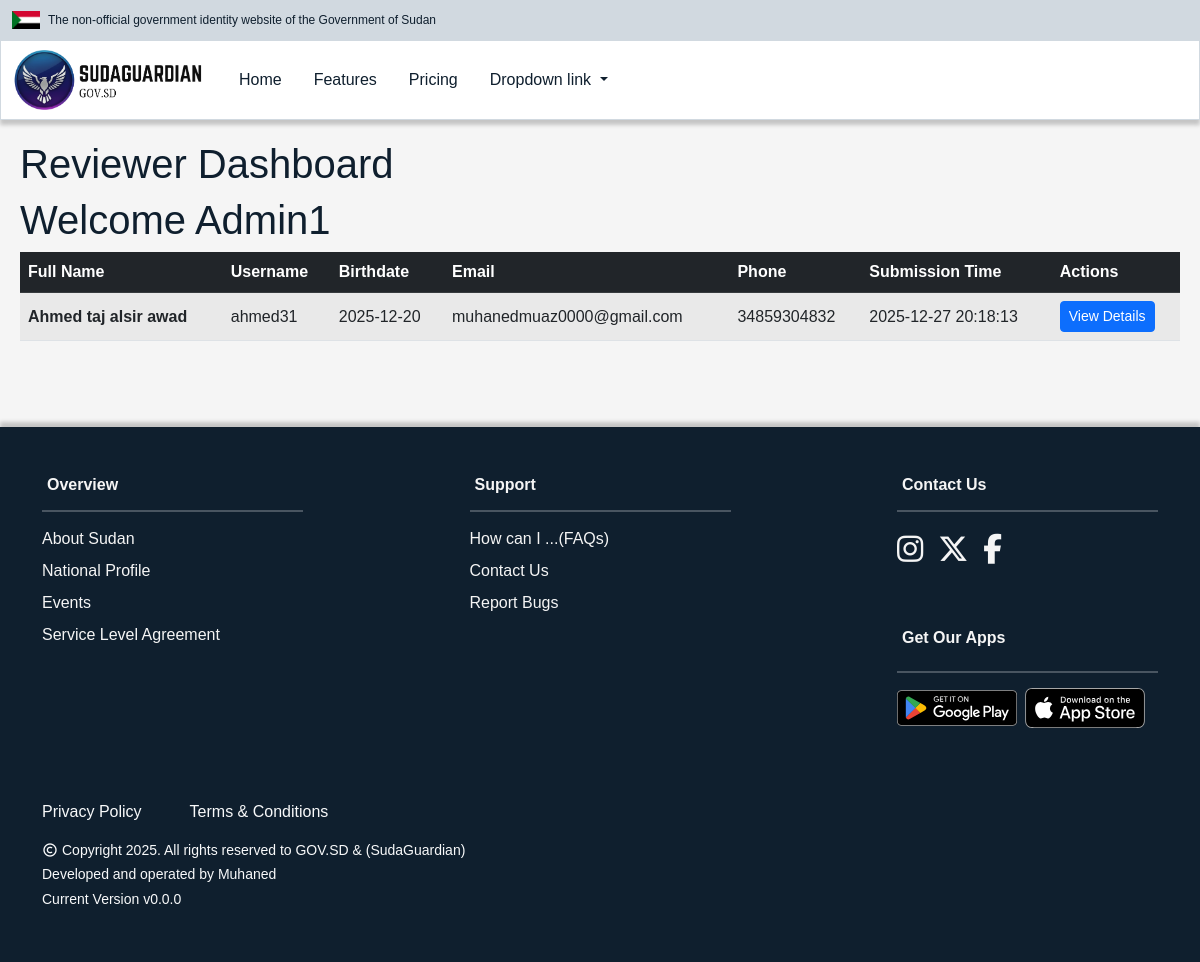
/reviewer_dashboard (signed in), run on an earlier commit of the app's database.
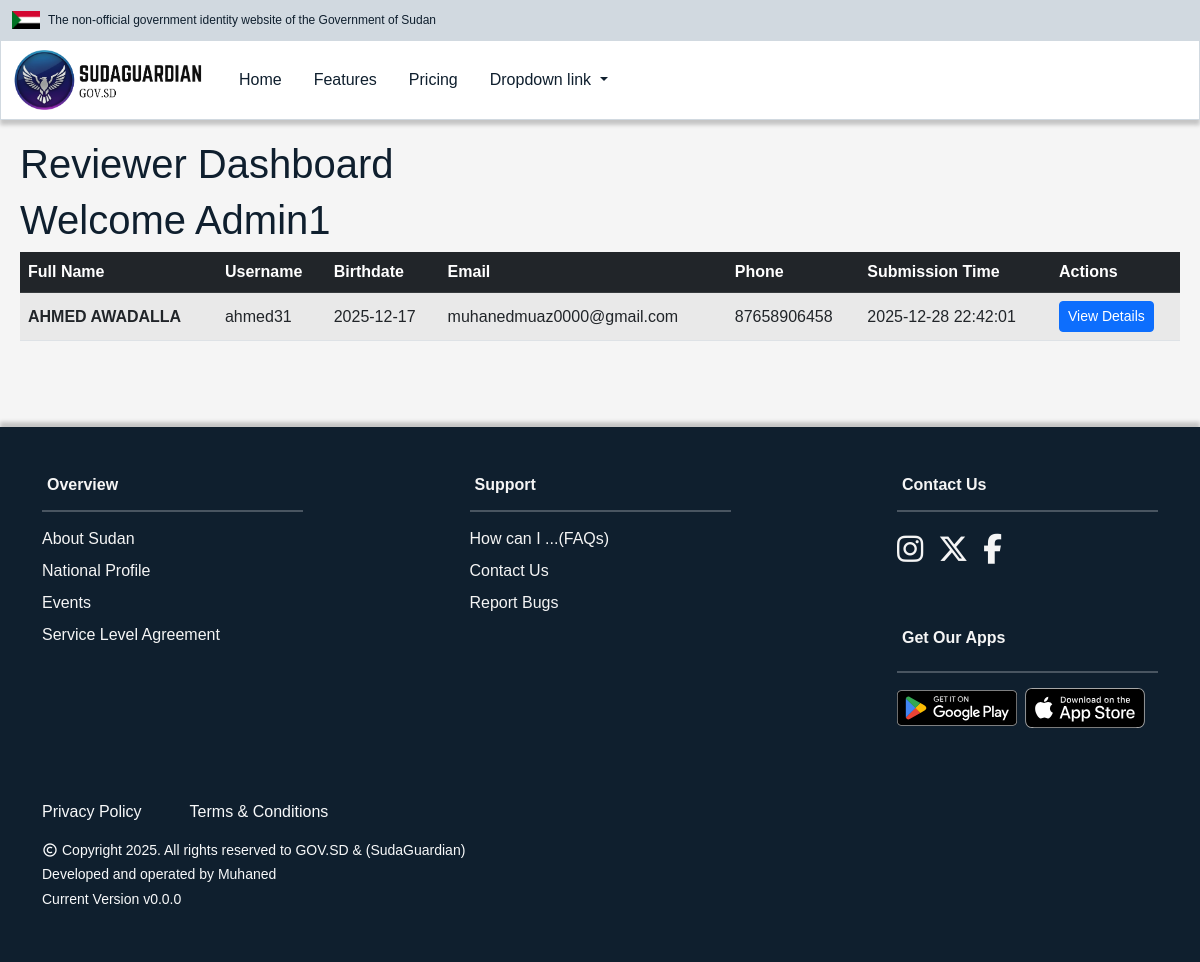
And on a later commit of the database.
### tables this page shows
CREATE TABLE users (
    id INTEGER PRIMARY KEY AUTOINCREMENT,
    username TEXT NOT NULL UNIQUE,
    password_hash TEXT NOT NULL,
    national_id_hash TEXT NOT NULL,
    full_name TEXT NOT NULL,
    birthdate TEXT,
    contact_email TEXT NOT NULL UNIQUE,
    contact_phone TEXT NOT NULL UNIQUE,
    verification_status TEXT NOT NULL DEFAULT 'verified',
    verified_at DATETIME NOT NULL,
    national_id_fast TEXT NOT NULL UNIQUE,
    role TEXT CHECK (role IN ('admin', 'user', 'reviewer')) NOT NULL
    );

CREATE TABLE pending_verifications (
    id INTEGER PRIMARY KEY AUTOINCREMENT,
    full_name TEXT NOT NULL,
    national_id_hash TEXT NOT NULL,
    birthdate TEXT NOT NULL,
    contact_email TEXT NOT NULL UNIQUE,
    contact_phone TEXT NOT NULL UNIQUE,
    file_path TEXT NOT NULL UNIQUE,
    submitted_at DATETIME NOT NULL,
    status TEXT DEFAULT 'pending',
    username TEXT NOT NULL UNIQUE,
    national_id_fast TEXT NOT NULL UNIQUE
, email_verified INTEGER NOT NULL DEFAULT 0);

### app.py (the view)
@app.route("/reviewer_dashboard")
@login_required
@roles_required("admin", "reviewer")
def reviewer_dashboard():
    pending_users = PendingUser.get_verified_pending_users()
    return render_template("reviewer_dashboard.html", user=current_user, pending_users=pending_users)

### app.py (called while the page is built)
@login_manager.user_loader
def load_user(user_id):
    return User.get_by_id(int(user_id))

### helpers.py (called while the page is built)
def roles_required(*roles):
    def decorator(f):
        @wraps(f)
        def decorated_function(*args, **kwargs):
            if not current_user.is_authenticated:
                abort(401) # login required
            if current_user.role not in roles:
                abort(403) # Forbidden
            return f(*args, **kwargs)
        return decorated_function
    return decorator

### models.py (called while the page is built)
    @staticmethod
    def get_by_id(user_id):
        result = db.execute("SELECT * FROM users WHERE id = ?", user_id)
        if result:
            row = result[0]
            return User(
                id=row["id"],
                username=row["username"],
                password=row["password_hash"],
                national_id=row["national_id_hash"],
                full_name=row["full_name"],
                birthdate=row["birthdate"],
                email=row["contact_email"],
                phone=row["contact_phone"],
                verification_status=row["verification_status"],
                verified_at=row["verified_at"],
                national_id_fast=row["national_id_fast"],
                role=row["role"]
            )
        return None

    def get_verified_pending_users():
        result = db.execute("""
                            SELECT id, full_name, birthdate, contact_email, contact_phone, file_path, submitted_at, status, username
                            FROM pending_verifications
                            WHERE email_verified = 1
                            ORDER BY submitted_at ASC
                            """)
        if result:
            return result

### templates/reviewer_dashboard.html (shortened to what this page needs)
{% extends "layout.html" %}
{% block content %}
<h1>Reviewer Dashboard</h1>
<h1>Welcome {{ user.full_name }}</h1>
<div class="table-responsive">
    <table class="table table-striped table-hover align-middle">
        <thead class="table-dark">
            <tr>
                <th scope="col">Full Name</th>
                <th scope="col">Username</th>
                <th scope="col">Birthdate</th>
                <th scope="col">Email</th>
                <th scope="col">Phone</th>
                <th scope="col">Submission Time</th>
                <th scope="col">Actions</th>
            </tr>
        </thead>
        <tbody>
            {% for pending_user in pending_users %}
            <tr>
                <th scope="row">{{ pending_user.full_name }}</th>
                <td>{{ pending_user.username }}</td>
                <td>{{ pending_user.birthdate }}</td>
                <td>{{ pending_user.contact_email }}</td>
                <td>{{ pending_user.contact_phone }}</td>
                <td>{{ pending_user.submitted_at }}</td>
                <td>
                    <button class="btn btn-sm btn-primary" data-bs-toggle="modal"
                        data-bs-target="#userModal{{ pending_user.id }}">
                        View Details
                    </button>
                </td>
            </tr>
            {% endfor %}
        </tbody>
    </table>
</div>
{% endblock %}

### templates/layout.html (shortened to what this page needs)
<!DOCTYPE html>
<html lang="en">
<head>
    <link href="https://cdn.jsdelivr.net/npm/bootstrap@5.2.3/dist/css/bootstrap.min.css" rel="stylesheet"
>
    <link href="https://unpkg.com/boxicons@2.1.4/css/boxicons.min.css" rel="stylesheet">
    <link rel="stylesheet" href="{{ url_for('static', filename='css/styles.css') }}">
</head>
<body>
    <header>
        <div class="navbar-top d-flex align-items-center">
            <div class="container-fluid text-center">
                <span class="top-bar-content">
                    <img src="/static/flag.png" height="18px" width="28px" alt="icon sudanese flag" class="me-2">
                    The non-official government identity website of the Government of Sudan
                </span>
            </div>
        </div>
        <nav class="navbar navbar-expand-lg bg-light">
            <div class="container-fluid">
                <a class="navbar-brand" href="/home"><img src="/static/logo.png" height="60" width="194"></a>
                <div class="collapse navbar-collapse" id="navbarNavDropdown">
                    <ul class="navbar-nav">
                        <li class="nav-item">
                            <a class="nav-link active" aria-current="page" href="/home">Home</a>
                        </li>
                        <li class="nav-item">
                            <a class="nav-link" href="#">Features</a>
                        </li>
                        <li class="nav-item">
                            <a class="nav-link" href="#">Pricing</a>
                        </li>
                        <li class="nav-item dropdown">
                            <a class="nav-link dropdown-toggle" href="#" role="button" data-bs-toggle="dropdown"
                                aria-expanded="false">
                                Dropdown link
                            </a>
                        </li>
                    </ul>
                </div>
            </div>
        </nav>
    </header>
    <main>
        {% block content %}
        {% endblock %}
    </main>
    <footer class="text-light py-4 ">
        <div class="container text-start py-4">
            <div class="row d-flex justify-content-between">
                <div class="col-md-3 mb-4">
                    <h6 class="ftr-header fw-bold">Overview</h6>
                    <hr class="ftr-line">
                    <a class="ftr-link text-light d-block mb-2" href="">About Sudan</a>
                    <a class="ftr-link text-light d-block mb-2" href="">National Profile</a>
                    <a class="ftr-link text-light d-block mb-2" href="">Events</a>
                    <a class="ftr-link text-light d-block mb-2" href="">Service Level Agreement</a>
                </div>
                <div class="col-md-3 mb-4">
                    <h6 class="ftr-header fw-bold">Support</h6>
                    <hr class="ftr-line">
                    <a class="ftr-link text-light d-block mb-2" href="">How can I ...(FAQs)</a>
                    <a class="ftr-link text-light d-block mb-2" href="">Contact Us</a>
                    <a class="ftr-link text-light d-block mb-2" href="">Report Bugs</a>
                </div>
                <div class="col-md-3 mb-4">
                    <h6 class="ftr-header fw-bold">Contact Us</h6>
                    <hr class="ftr-line">
                    <div class="d-flex justify-content-start">
                        <a class="ftr-icon text-light mb-2" href=""><i class="fa-brands fa-instagram"></i></a>
                        <a class="ftr-icon text-light mb-2" href=""><i class="fa-brands fa-x-twitter"></i></a>
                        <a class="ftr-icon text-light mb-2" href=""><i class="fa-brands fa-facebook-f"></i></a>
                    </div>
                    <h6 class="ftr-header fw-bold mt-5 mb-4">Get Our Apps</h6>
                    <hr class="ftr-line">
                    <div class="d-flex gap-2">
                        <img src="/static/playstore.svg" height="40px" width="120px" alt="play store">
                        <img src="/static/appstore.svg" height="40px" width="120px" alt="app store">
                    </div>
                </div>
            </div>
            <div class="text-start mt-5">
                <div class="d-flex gap-5">
                    <a class="ftr-link-decorated text-light" href="">Privacy Policy</a>
                    <a class="ftr-link-decorated text-light" href="">Terms & Conditions</a>
                </div>
                <div class="d-flex text-light gap-1 mt-3">
                    <span><i class='bx  bx-copyright'></i></span>
                    <small>Copyright 2025. All rights reserved to GOV.SD & (SudaGuardian)</small>
                </div>
                <div class="text-light gap-1">
                    <small class="text-light d-block mb-1">Developed and operated by Muhaned</small>
                    <small class="text-light d-block mb-1">Current Version v0.0.0</small>
                </div>
            </div>
    </footer>
</body>
</html>

### static/css/styles.css (style rules this page uses)
body, h1, h2, h3, .nav-link { font-family: 'Trebuchet MS', 'Lucida Sans Unicode', 'Lucida Grande', 'Lucida Sans', Arial, sans-serif }
.navbar { height: 80px; margin-bottom: 0px; background-color: #ffffff !important; box-shadow: 0 5px 4px rgba(0, 0, 0, 0.2); color: #0F1F2E !important; border: 1px solid #D1D9E0 !important; }
.nav-link { font-size: 1rem; color: #0F1F2E !important; }
.nav-link { padding: 1.7rem 1rem !important; border-radius: 5px; font-weight: 500; text-decoration: none !important; transition: background-color 0.3s ease; }
.navbar-top { background-color: #D1D9E0 !important; color: #0F1F2E !important; font-size: 0.75rem; height: 40px; }
.navbar-top .navbar-text, .top-bar-content { color: #0F1F2E !important; display: flex; align-items: center; }
body { background-color: #F5F5F5; min-height: 100vh; }
main { flex: 1; padding: 20px; }
h1, h2, h3 { color: #0F1F2E; }
footer { background-color: #0F1F2E !important; color: #F5F5F5 !important; box-shadow: 0 -5px 4px rgba(0, 0, 0, 0.2); padding: 40px 0; margin-top: 50px; width: 100%; }
a { text-decoration: none; color: #2E5984; font-weight: 500; }
.ftr-link { text-decoration: none; }
.ftr-icon { font-size: 30px; margin-right: 15px; margin-left: 0px; }
.ftr-header { margin-left: 5px; }
.ftr-line { border-top: 2px solid #F5F5F5; margin-bottom: 15px; }
.ftr-header, .ftr-link, .ftr-icon { color: #F5F5F5 !important; }

What changed in the data, as far as the page shows it:
removed pending_verifications: full_name "Ahmed taj alsir awad", username "ahmed31", birthdate "2025-12-20", contact_email "muhanedmuaz0000@gmail.com", contact_phone "34859304832", submitted_at "2025-12-27 20:18:13"
added pending_verifications: full_name "AHMED AWADALLA", username "ahmed31", birthdate "2025-12-17", contact_email "muhanedmuaz0000@gmail.com", contact_phone "87658906458", submitted_at "2025-12-28 22:42:01"
